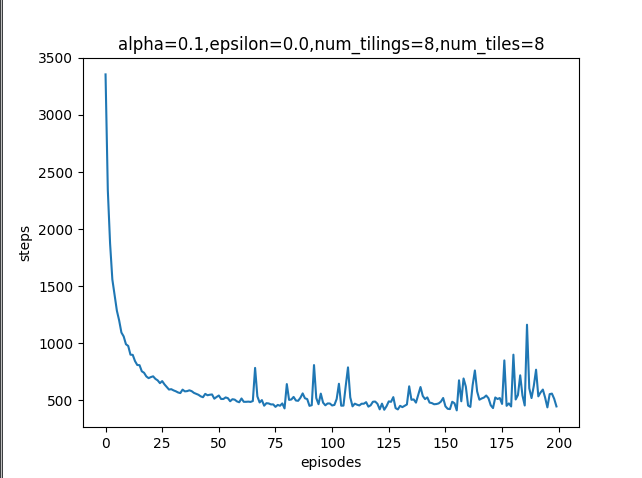

Here is the Python script that generated this plot:
from agent import ExpectedSarsaAgent
import MontainCarEnv
import matplotlib.pyplot as plt
import multiprocessing


def plot(data):
    plt.plot(data)
    plt.xlabel('episodes')
    plt.ylabel('steps')
    plt.show()


def plot_with_title(data, title):
    plt.plot(data)
    plt.xlabel('episodes')
    plt.ylabel('steps')
    plt.title(title)
    plt.show()


def run_episode(w):
    agent_info = {"initial_weights": w}

    # init agent
    agent = ExpectedSarsaAgent()
    agent.agent_init(agent_info)

    # init env
    env = MontainCarEnv.MountainCar()

    # init initial S, A and R
    state = env.state
    action = agent.agent_start(state)
    reward = None

    while True:
        state, reward, done = env.step(action)
        if done:
            steps = len(env.position_list)
            return steps, agent.w
        else:
            action = agent.agent_step(reward, state)


def run(episode_count, fdMutex, show_plot=False):
    steps_per_episode = []
    run_count = 0  # num of runs complete
    w = 0.0  # persistent w, init to 0

    while run_count < episode_count:
        steps, w = run_episode(w)
        steps_per_episode.append(steps)

        run_count += 1

    if show_plot:
        plot(steps_per_episode)

    fdMutex.acquire()
    fd = open("ExperimentResult.tsv", "a")
    for i in steps_per_episode:
        fd.write(str(i) + "\t")
    fd.write("\n")
    fd.close()
    fdMutex.release()


def q3(num_runs, build_plot):
    run_result = []
    processes = []

    lock = multiprocessing.Lock()

    for i in range(num_runs):
        print("Process for Run %d created" % i)
        # run independent runs in parallel
        p = multiprocessing.Process(target=run, args=(200, lock, False))
        p.start()
        processes.append(p)

    for process in processes:
        process.join()

    print("Retrieving Experiment Results")
    fd = open("ExperimentResult.tsv", "r")
    while True:
        result = fd.readline()

        if result:
            run_result.append(result.rstrip().split("\t"))
        else:
            break
    fd.close()
    open("ExperimentResult.tsv", "w").close()

    print("Calculating run average")
    run_average = []
    for i in range(200):
        run_vertical_sum = 0
        for j in range(num_runs):
            run_vertical_sum += int(run_result[j][i])

        run_average.append(run_vertical_sum / num_runs)

    # print(run_result)
    if (build_plot):
        title = "alpha={a},epsilon={b},num_tilings={c},num_tiles={d}".format(a=0.1, b=0.0, c=8, d=8)
        plot_with_title(run_average, title)
    return run_average


def main():
    ret = q3(50, True)
    print(ret)


if __name__ == '__main__':
    main()
